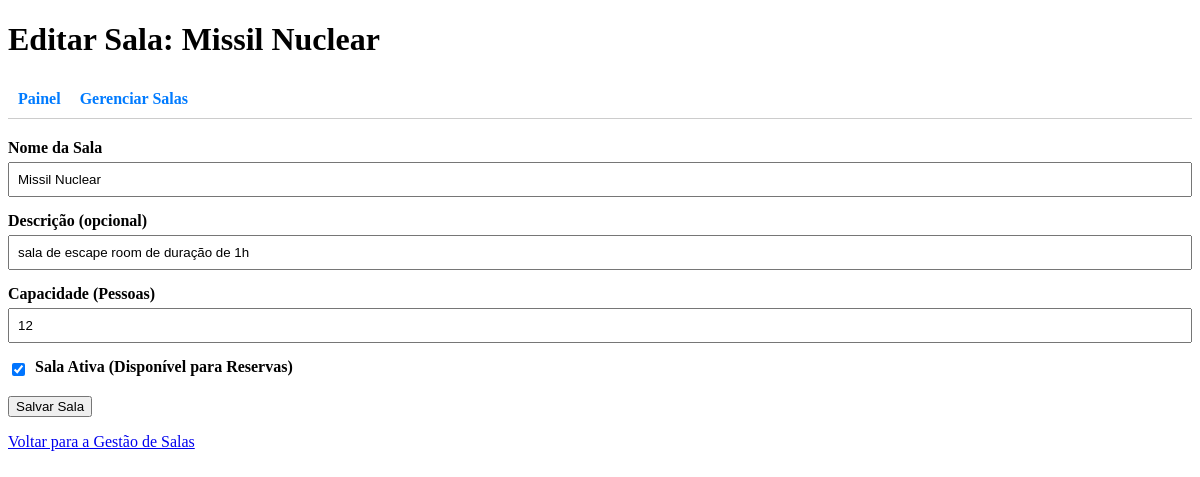
Screenshot of /admin/sala/3/editar (signed in) with the database file from the repository.
### models.py (models this page shows, shortened)
class Room(db.Model):
    __tablename__ = 'rooms'
    id = db.Column(db.Integer, primary_key=True)
    name = db.Column(db.String(100), nullable=False)
    description = db.Column(db.String(200))
    capacity = db.Column(db.Integer, nullable=False)
    is_active = db.Column(db.Boolean, default=True)
    reservations = db.relationship('Reserva', backref='room', lazy=True)

### main.py (the view, shortened to what this page needs)
    @app.route("/admin/sala/<int:sala_id>/editar", methods=['GET', 'POST'])
    @login_required
    @admin_required
    def editar_sala(sala_id):
        from forms import RoomForm
        sala = db.session.get(Room, sala_id)
        if not sala:
            flash("Sala não encontrada.", "danger")
            return redirect(url_for('gerenciar_salas'))
        form = RoomForm(obj=sala)
        form.room_id = sala.id
        return render_template(
            'sala_form.html',
            title=f'Editar Sala: {sala.name}',
            form=form
        )

### forms.py (shortened to what this page needs)
class RoomForm(FlaskForm):
    name = StringField('Nome da Sala', validators=[DataRequired(), Length(min=2, max=100)])
    description = StringField('Descrição (opcional)', validators=[Length(max=200)])
    capacity = IntegerField('Capacidade (Pessoas)',
                            validators=[DataRequired(), NumberRange(min=1, message='A capacidade deve ser no mínimo 1.')])
    is_active = BooleanField('Sala Ativa (Disponível para Reservas)', default='checked')
    submit = SubmitField('Salvar Sala')

### main.py (called while the page is built)
def admin_required(f):
    @wraps(f)
    def decorated_function(*args, **kwargs):
        if not current_user.is_authenticated:
            flash('Você precisa fazer login para acessar esta página.', 'info')
            return redirect(url_for('login'))
        if not current_user.is_admin:
            flash('Acesso negado. Você não tem permissão de administrador.', 'danger')
            return redirect(url_for('index'))
        return f(*args, **kwargs)
    return decorated_function

### templates/sala_form.html (shortened to what this page needs)
<!DOCTYPE html>
<html lang="pt-br">
<head>
    <link rel="stylesheet" href="{{ url_for('static', filename='style.css') }}">
</head>
<body>
    <h1>{{ title }}</h1>
    <div class="admin-nav">
        <a href="{{ url_for('dashboard') }}">Painel</a>
        <a href="{{ url_for('gerenciar_salas') }}">Gerenciar Salas</a>
    </div>
    <form method="POST">
        <div class="form-group">
            {{ form.name.label }}
            {{ form.name(size=50) }}
        </div>
        <div class="form-group">
            {{ form.description.label }}
            {{ form.description(size=50) }}
        </div>
        <div class="form-group">
            {{ form.capacity.label }}
            {{ form.capacity(min=1) }}
        </div>
        <div class="form-group checkbox-group">
            {{ form.is_active() }}
            {{ form.is_active.label }}
        </div>
        <div class="form-group">
            {{ form.submit() }}
        </div>
    </form>
    <p><a href="{{ url_for('gerenciar_salas') }}">Voltar para a Gestão de Salas</a></p>
</body>
</html>

### templates/sala_form.html (style rules this page uses)
.form-group { margin-bottom: 15px; }
label { display: block; margin-bottom: 5px; font-weight: bold; }
input[type="text"], input[type="number"] { width: 100%; padding: 8px; box-sizing: border-box; }
.checkbox-group { display: flex; align-items: center; }
.checkbox-group input { width: auto; margin-right: 10px; }
.admin-nav a { margin-right: 15px; text-decoration: none; font-weight: bold; color: #007BFF; }
.admin-nav { margin-bottom: 20px; padding: 10px; border-bottom: 1px solid #ccc; }

### rows the page displays
Room: name "Missil Nuclear", description "sala de escape room de duração de 1h", capacity "12", is_active "☑"

### other values shown
{{ title }} "Editar Sala: Missil Nuclear"
